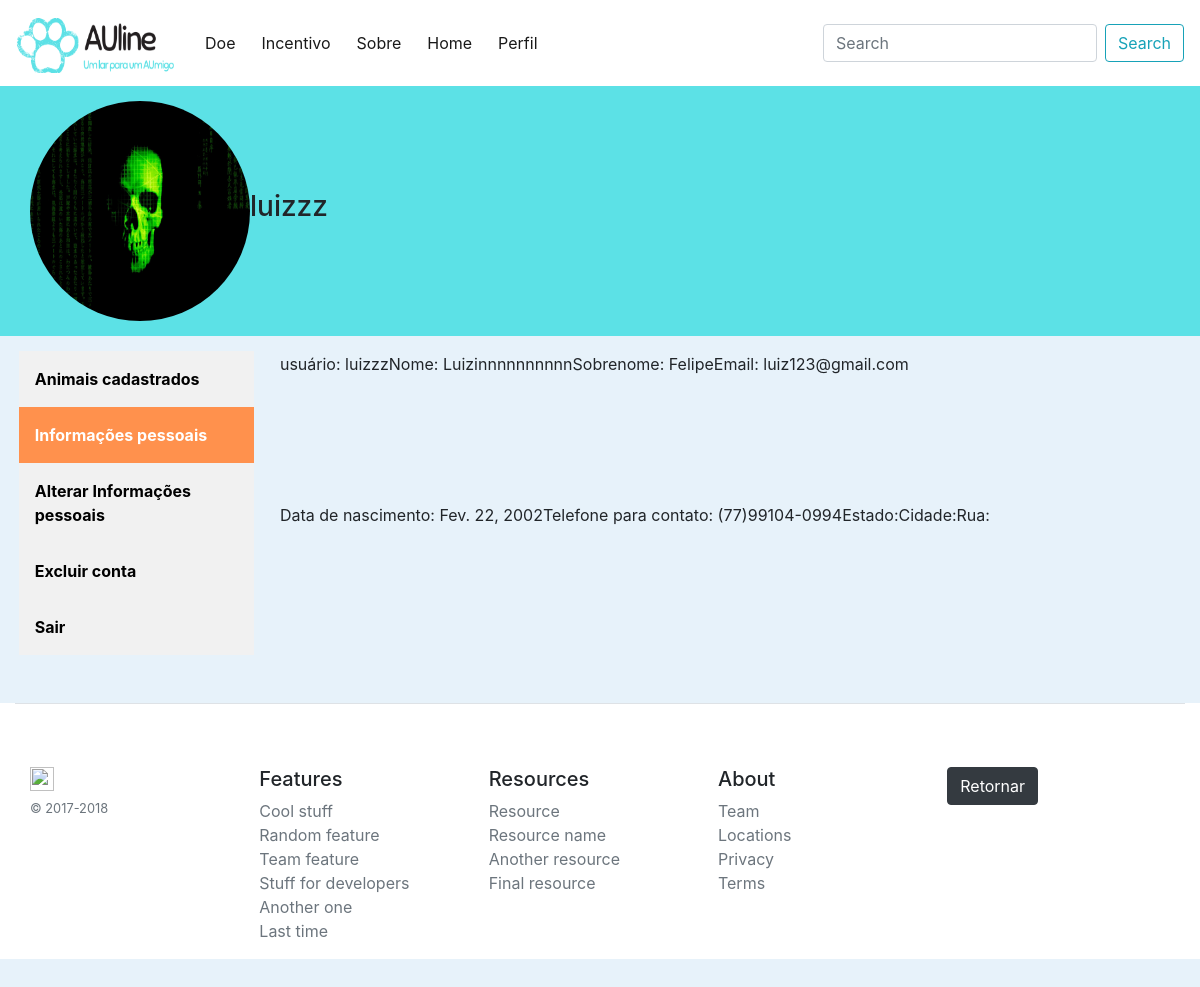
The page /perfil/informacoes-pessoais (signed in) on the database its author committed.
### users/models.py (models this page shows, shortened)
class Perfil(models.Model):
    user = models.OneToOneField(User, on_delete=models.CASCADE)
    data_de_nascimento = models.DateField('Data de nascimento', max_length=10)
    telefone = models.CharField('Telefone para contato', max_length=15)
    foto = models.ImageField('Foto de Perfil', upload_to='perfil', default='perfil/unknow.png')
    estado_usuario = models.CharField('Estado', max_length=50)
    cidade_usuario = models.CharField('Cidade', max_length=50, blank=True)
    rua_usuario = models.CharField('Rua', max_length=70, blank=True)

### perfis/views.py (the view)
# urls.py: path('informacoes-pessoais', informacoes, name='informacoes-pessoais'),
@login_required
def informacoes(request):
    usuario = User.objects.get(id=request.user.id)
    perfil_usuario = Perfil.objects.filter(user=request.user.id).first
    contexto = {
        'usuario':usuario,
        'perfil_usuario':perfil_usuario,
    }
    return render(request, 'informacoes-pessoais.html', contexto)

### templates/informacoes-pessoais.html (shortened to what this page needs)
{% extends 'base.html' %}
{% block conteudo %}
    <div class="profilebar">
        <img src="../media/{{perfil_usuario.foto}}" alt="{{usuario.username}}" class="img-profile">
        <h3>{{usuario.username}}</h3>
    </div>
    <div class="content">
        <div class="row">
            <div class="sidebar">
            <a href="{% url 'animais'%}">Animais cadastrados</a>
            <a class="active" href="{% url 'informacoes-pessoais'%}">Informações pessoais</a>
            <a href="{% url 'alterar-informacoes' usuario.id %}">Alterar Informações pessoais</a>
            <a href="#">Excluir conta</a>
            <a href="{% url 'logout' %}">Sair</a>
          </div>
          <div class="content-profile">
                <p>usuário: {{usuario.username}}</p>
                <p>Nome: {{usuario.first_name}}</p>
                <p>Sobrenome: {{usuario.last_name}}</p>
                <p>Email: {{usuario.email}}</p>
                <p>Data de nascimento: {{perfil_usuario.data_de_nascimento}}</p>
                <p>Telefone para contato: {{perfil_usuario.telefone}} </p>
                <p>Estado: {{perfil_usuario.estado}}</p>
                <p>Cidade: {{perfil_usuario.cidade}}</p>
                <p>Rua: {{perfil_usuario.rua}}</p>
          </div>
        </div>
    </div>
{% endblock conteudo %}

### static/css/style.css (style rules this page uses)
body { background-color: #E7F2FA; }
* { margin:0; padding: 0; box-sizing: border-box }
.profilebar { background-color: #5ce1e6; width: 100%; height: 250px; display: flex; justify-content: start; align-items: center; }
.img-profile { border-radius: 200px; height: 220px; width: 220px; margin-left: 30px; }
.sidebar { margin: 0; padding: 0; width: 20%; background-color: #f1f1f1; height: 100%; overflow: auto; }
.sidebar a { display: block; color: black; padding: 16px; text-decoration: none; font-weight: 700; }
.sidebar a.active { background-color: #ff914d; color: white; }
div.content-profile { margin-left: 10px; padding: 1px 16px; width: 78%; display: flex; flex-direction: row; flex-wrap: wrap; }
.content { width: 100%; display:flex; justify-content: center; }
.row { margin: 0; justify-content: center; margin-top: 15px; width: 98%; }

### rows shown on the page
Perfil: foto (picture), data_de_nascimento "Fev. 22, 2002", telefone "(77)99104-0994"

### other values the page prints
{{ usuario.username }} "luizzz"
{{ usuario.first_name }} "Luizinnnnnnnnnn"
{{ usuario.last_name }} "Felipe"
{{ usuario.email }} "luiz123@gmail.com"
